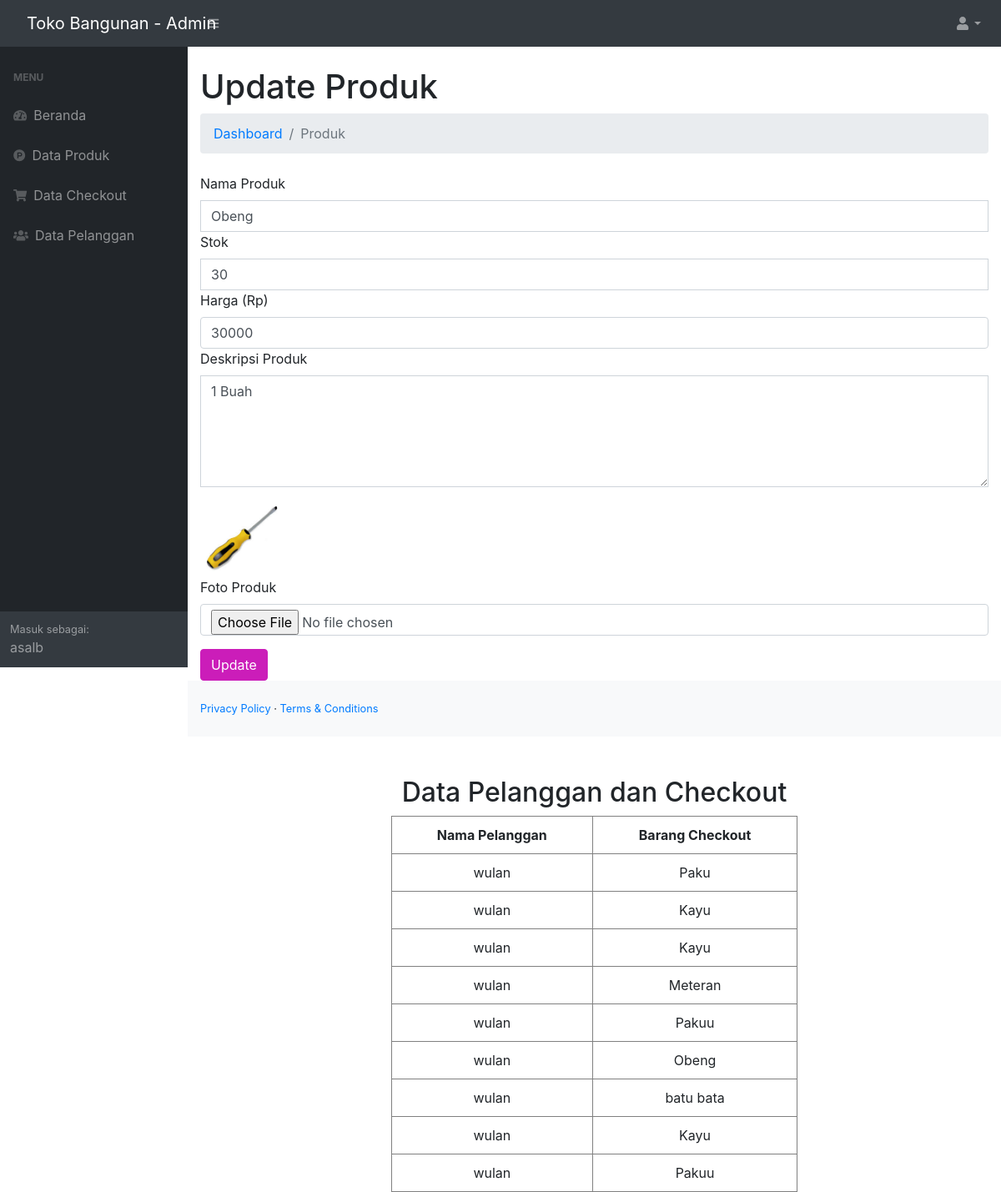
/admin/dist/index.php?halaman=ubah&id=23 (signed in), run on the app's committed database.
### tables this page shows
CREATE TABLE `produk` (
  `id_produk` int(11) NOT NULL,
  `nama_produk` varchar(200) NOT NULL,
  `stok` int(20) NOT NULL,
  `harga_produk` int(11) NOT NULL,
  `deskripsi` text NOT NULL,
  `foto_produk` varchar(100) NOT NULL
);

### admin/dist/functions.php (called while the page is built, shortened)
<?php
$conn = mysqli_connect("localhost", "root", "", "tbangunan");
function query($query)
{
    global $conn;
    $result = mysqli_query($conn, $query);
    $rows = [];
    while ($row = mysqli_fetch_assoc($result)) {
        $rows[] = $row;
    }
    return $rows;
}

### admin/dist/UbahProduk.php (the view, shortened to what this page needs)
<?php
$id = $_GET['id'];
$produk = query("SELECT * FROM produk WHERE id_produk='$id'")[0];
?>
<html lang="en">
<head>
    <link rel="stylesheet" href="assets/bootstrap/css/bootstrap.min.css">
    <link rel="stylesheet" href="assets/fonts/font-awesome.min.css">
    <link rel="stylesheet" href="assets/fonts/ionicons.min.css">
    <link rel="stylesheet" href="assets/css/Check-Out-Page-V100.css">
    <link rel="stylesheet" href="assets/css/ebs-contact-form-1.css">
    <link rel="stylesheet" href="assets/css/ebs-contact-form.css">
    <link rel="stylesheet" href="assets/css/Header-Blue.css">
    <link rel="stylesheet" href="assets/css/Login-Form-Clean.css">
    <link rel="stylesheet" href="assets/css/Navigation-with-Search.css">
    <link rel="stylesheet" href="assets/css/Pretty-Product-List.css">
    <link rel="stylesheet" href="assets/css/Profile-Edit-Form-1.css">
    <link rel="stylesheet" href="assets/css/Profile-Edit-Form.css">
    <link rel="stylesheet" href="assets/css/Registration-Form-with-Photo.css">
    <link rel="stylesheet" href="assets/css/styles.css">
    <link rel="stylesheet" href="assets/css/WOWSlider-about-us-1.css">
    <link rel="stylesheet" href="assets/css/WOWSlider-about-us-2.css">
    <link rel="stylesheet" href="assets/css/WOWSlider-about-us.css">
</head>
<body>
    <div class="container-fluid">
        <h1 class="mt-4">Update Produk</h1>
        <ol class="breadcrumb mb-4">
        <li class="breadcrumb-item"><a href="index.php">Dashboard</a></li>
        <li class="breadcrumb-item active">Produk</li>
    </ol>
        <form action="" method="post" enctype="multipart/form-data">
            <div class="form-grup">
                <label for="nama_produk">Nama Produk</label>
                <input type="text" value="<?= $produk['nama_produk']; ?>" name="nama_produk" class="form-control" id="nama_produk">
            </div>
            <div class="form-grup">
                <label for="stok">Stok</label>
                <input type="text" value="<?= $produk['stok']; ?>" name="stok" class="form-control" id="stok">
            </div>
            <div class="form-grup">
                <label for="harga">Harga (Rp)</label>
                <input type="number" value="<?= $produk['harga_produk'];?>" name="harga_produk" class="form-control" id="harga_produk">
            </div>
            <div class="form-grup">
                <label for="deskripsi">Deskripsi Produk</label>
                <textarea class="form-control" name="deskripsi" class="form-control" id="deskripsi" rows=5><?= $produk['deskripsi']; ?></textarea>
            </div>
            <div class="form-grup">
            <img src="assets/img/<?= $produk['foto_produk']; ?>" width=100 class="mt-2"> <br>
                <label for="foto">Foto Produk</label>
                <input type="file" name="foto_produk" class="form-control">
            </div>
                <button type="submit" class="btn btn-primary mt-3" name="submit" >Update</button>
        </form>
    </div>
</body>
</html>

### assets/css/Check-Out-Page-V100.css (style rules this page uses)
input[type=number] { -moz-appearance: textfield; }
.btn-primary { color: #fff; background-color: #cb1db9; border-color: #cb1db9; }

### assets/css/ebs-contact-form-1.css (style rules this page uses)
input[type="text"], input[type="email"], input[type="tel"], textarea { border-radius: 0 !important; }

### assets/css/ebs-contact-form.css (style rules this page uses)
input[type="text"], input[type="email"], input[type="tel"], textarea { border-radius: 0 !important; }

### data on the page
produk: nama_produk "Obeng", stok "30", harga_produk "30000", deskripsi "1 Buah", foto_produk (picture)

### other printed values
$nama[$i] "a"
$nama[$i] "s"
$nama[$i] "l"
$nama[$i] "b"
$row['Nama_Pelanggan'] "wulan"
$row['Nama_Checkout'] "Paku"
$row['Nama_Checkout'] "Kayu"
$row['Nama_Checkout'] "Meteran"
$row['Nama_Checkout'] "Pakuu"
$row['Nama_Checkout'] "Obeng"
$row['Nama_Checkout'] "batu bata"
